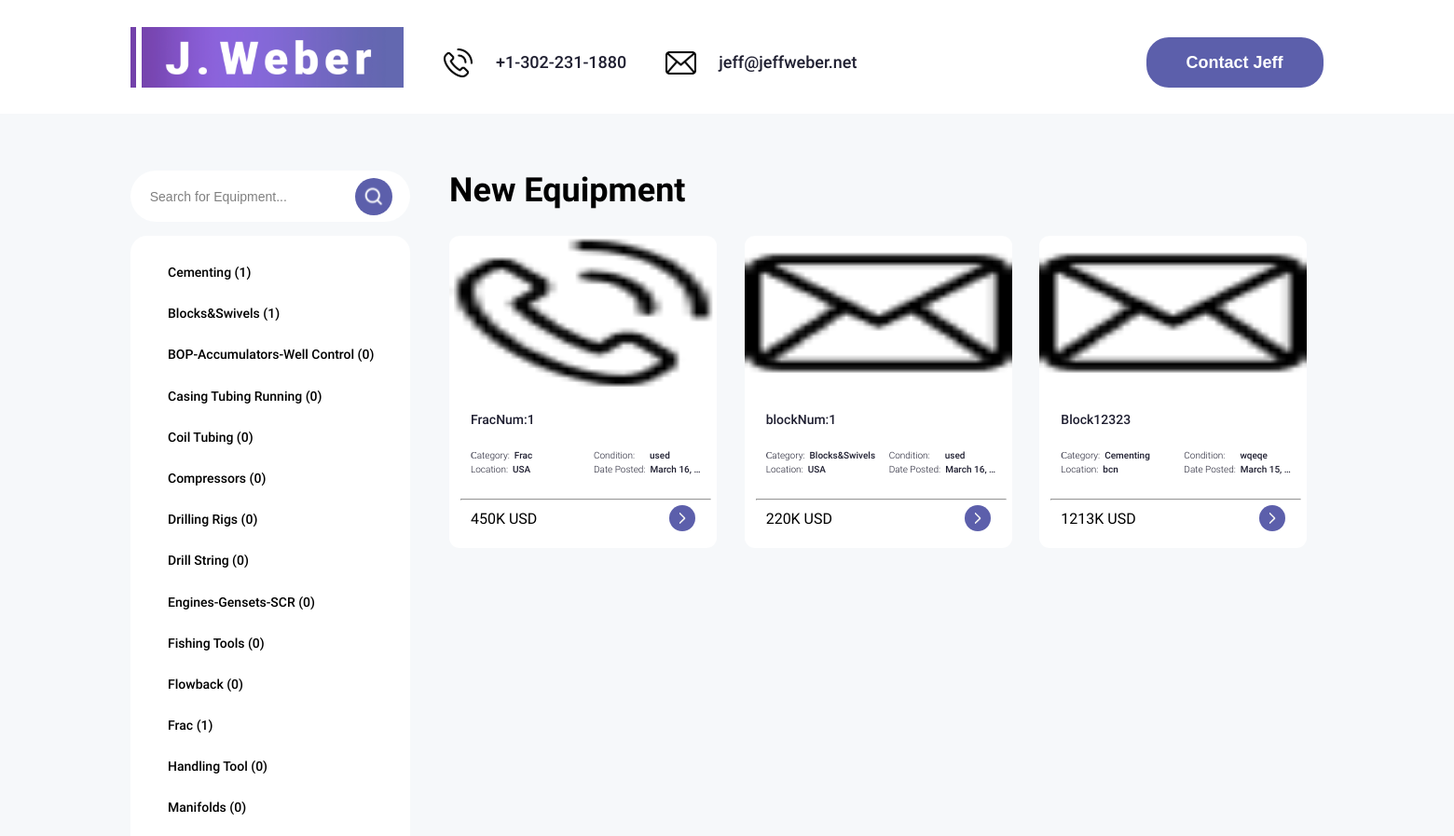
/ (upper part), run on an earlier commit of the app's database.
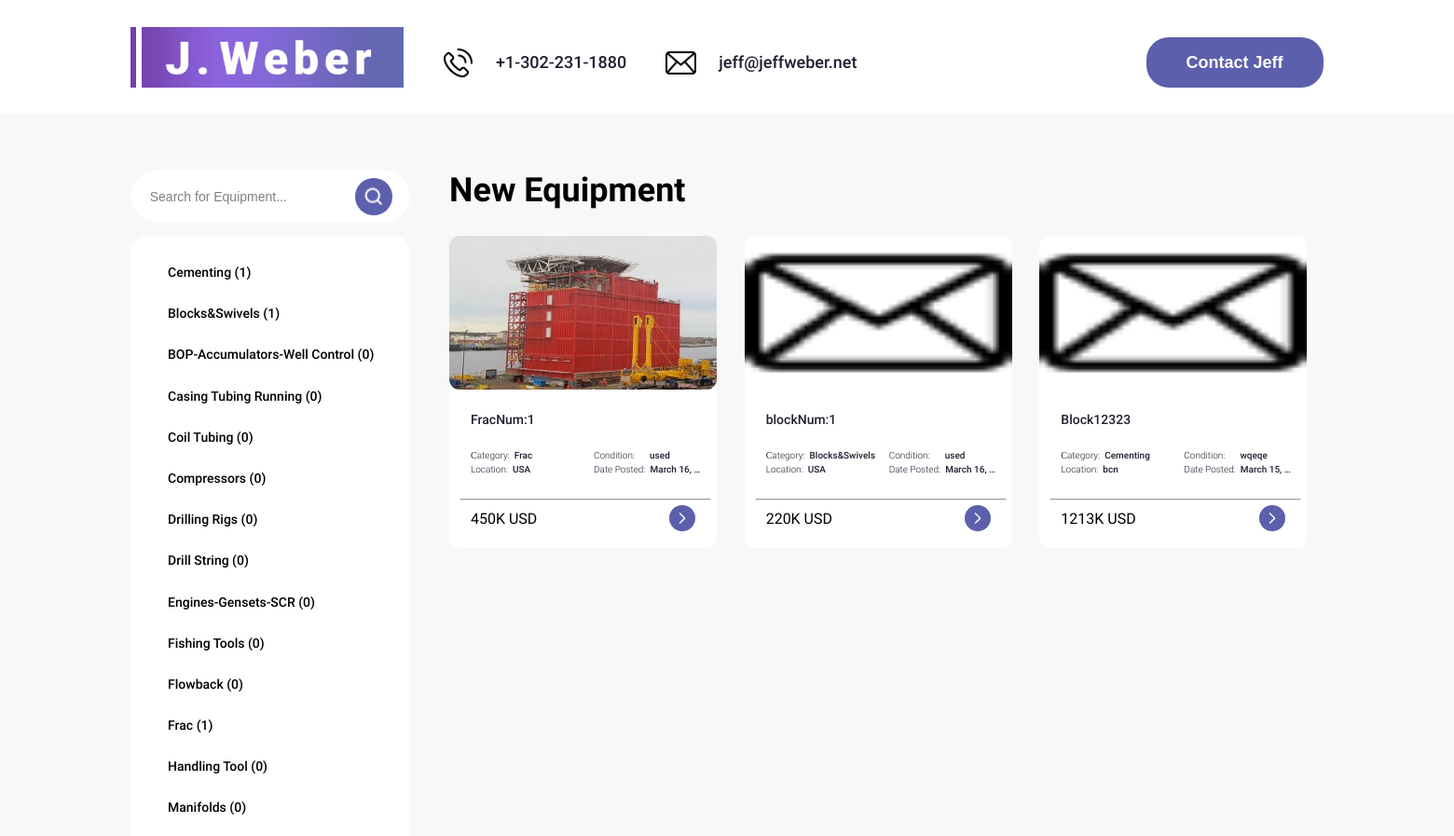
And on a later commit of the database.
### website/models.py (models this page shows, shortened)
class Category (models.Model):
    name = models.CharField(max_length=1000, verbose_name='category name')
    slug = models.SlugField(unique=True)
    objects = CategoryManager()
    def get_absolute_url(self):
        return reverse('category_detail', kwargs={'slug':self.slug})

class Product (models.Model):
    MIN_RESOLUTION = (400, 400)
    class Meta:
        abstract = True
    category = models.ForeignKey(Category, verbose_name='Category', on_delete=models.CASCADE)
    title = models.CharField(max_length=1000, verbose_name='Title')
    slug = models.SlugField(unique=True)
    image = models.ImageField(verbose_name='Image')
    condition = models.CharField(max_length=50, verbose_name='Condition')
    quantity = models.IntegerField(verbose_name='Quantity product')
    location = models.TextField(max_length=100)
    data_posted = models.DateField(auto_now=False, verbose_name='Date')
    price = models.DecimalField(max_digits=9, decimal_places=0, verbose_name='Price')
    description = models.TextField(verbose_name='Description', null=True)

class Frac (Product):
    def get_absolute_url(self):
        return get_product_url(self, 'product_detail')

class BlocksSwivels(Product):
    def get_absolute_url(self):
        return get_product_url(self, 'product_detail')

class Cementing(Product):
    def get_absolute_url(self):
        return get_product_url(self, 'product_detail')

### website/views.py (the view)
# urls.py: path('', BaseView.as_view(), name='base'),
class BaseView (View):
    def get (self, request, *args, **kwargs):
        categories = Category.objects.get_categories_for_left_sidebar()
        products = LatestProducts.objects.get_products_for_main_page('blocksswivels', 'octg', 'welltest', 'wireline', 'wellserviceworkover', 'thrutubing', 'subsea', 'snubbing', 'pumps', 'slickline', 'offshore', 'mudpumpsconditioning', 'nitrogen', 'manifold', 'miscellaneou', 'handlingtool', 'fishingtool', 'flowback', 'bopaccumulatorswellcontrol', 'enginesgensetsscr', 'casingtubingrunning', 'cementing', 'drillingrig', 'drillstring', 'frac', 'coiltubing', 'compressor', 'topdrive',)
        context = {
            'categories': categories,
            'products':products
        }
        return render(request, 'base.html', context)

### website/models.py (called while the page is built, shortened)
def get_models_for_count(*model_names):
    return [models.Count(model_name)for model_name in model_names]

def get_product_url(obj, viewname):
    ct_model = obj.__class__._meta.model_name
    return reverse(viewname, kwargs={'ct_model': ct_model, 'slug': obj.slug})

    @staticmethod
    def get_products_for_main_page(*args, **kwargs):
        with_respect_to = kwargs.get('with_respect_to')
        products = []
        ct_models = ContentType.objects.filter(model__in=args)
        for ct_model in ct_models:
            model_products = ct_model.model_class()._base_manager.all().order_by('-id')[:5]
            products.extend(model_products)
        return products

    def get_queryset(self):
        return super().get_queryset()

    def get_categories_for_left_sidebar(self):
        models = get_models_for_count('blocksswivels', 'bopaccumulatorswellcontrol', 'casingtubingrunning', 'cementing', 'coiltubing', 'compressor', 'drillstring', 'drillingrig', 'enginesgensetsscr', 'fishingtool', 'flowback', 'frac', 'handlingtool', 'manifold', 'miscellaneou', 'mudpumpsconditioning', 'nitrogen', 'octg', 'offshore', 'pumps', 'slickline', 'snubbing', 'subsea', 'thrutubing', 'wellserviceworkover', 'welltest', 'wireline', 'topdrive')
        qs = list(self.get_queryset().annotate(*models))
        data = [
            dict(name=c.name, url=c.get_absolute_url(), count=getattr(c, self.CATEGORY_NAME_COUNT_NAME[c.name]))
            for c in qs
        ]
        return data

### website/templates/base.html (shortened to what this page needs)
{% load static %}
<!DOCTYPE html>
<html lang="en">
{% block head %}
<head>
    <link rel="stylesheet" href="{% static 'styles/style.css'%}">
</head>
{% endblock %}
<body>
    {% block header %}
    <header class="header">
        <div class="wrapper">
           <div class="header_wrapper">
               <div class="header_logo">
                   <a href="/jeffweber/base" class="header_logo-link">
                       <img src="{% static 'img/svg/logo.svg'%}" alt="logo" class="header_logo-pic">
                   </a>
               </div>
               <nav class="header_nav">
                   <div class="header_block">
                       <ul class="header_list">
                           <li class="header_item">
                               <div class="nav_wrapper">
                                   <img src="{% static 'img/svg/icon_phone.svg'%}" alt="icon phone" class="icon_phone">
                                   <a href="#!" class="header_link">+1-302-231-1880</a>
                               </div>
                           </li>
                           <li class="header_item">
                               <div class="nav_wrapper">
                                   <img src="{% static 'img/svg/icon_message.svg'%}" alt="icon email" class="icon_email">
                                   <a href="#!" class="header_link">jeff@jeffweber.net</a>
                               </div>
                           </li>
                       </ul>
                       <button class="btn" data-modal>Contact Jeff</button>
                   </div>
               </nav>
           </div>
        </div>
    </header>
    {% endblock %}
    <main class="main">
        <section class="intro">
            <div class="wrapper">
                {% block left %}
                <div class="left_block">
                     <form class="search-form">
                        <div class="search_wrapper">
                            <input type="text" class="search_input" value="Search for Equipment...">
                            <div class="search_button">
                                <img src="{% static 'img/svg/lupa.svg'%}" alt="" class="search_icon" >
                            </div>
                        </div>
                    </form>
                    <form class="categories-form">
                        <div class="categories_wrapper">
                            <ul class="categories_items">
                                {% for category in categories %}
                                <li class="categories_item">
                                    <a href="{{ category.url }}" >{{ category.name }} ({{ category.count }})</a>
                                </li>
                                {% endfor %}
                            </ul>
                        </div>
                    </form>
                </div>
                {% endblock %}
                {% block right %}
                <div class="right_block">
                    <div class="title_right_block">
                        <h1>New Equipment</h1>
                    </div>
                    <div class="right_wrapper">
                        {% for product in products %}
                        <div class="card">
                            <a href="{{ product.get_absolute_url }}" ><img class="card_image"src="{{ product.image.url }}" alt=""></a>
                            <div class="card_descr">
                                <div class="card_title">
                                    <a href="{{ product.get_absolute_url }}">{{ product.title }}</a>
                                </div>
                                <div class="card_subtitle">
                                    <div class="title_category">
                                        <h1>Сategory:</h1>
                                        <a class="category_value" href="#!" >{{ product.category.name }}</a>
                                    </div>
                                    <div class="title_condition">
                                        <h1>Condition:</h1>
                                        <a href="#!" class="condition_value" >{{ product.condition }}</a>
                                    </div>
                                    <div class="title_location">
                                        <h1>Location:</h1>
                                        <a href="#!" class="location_value" >{{ product.location }}</a>
                                    </div>
                                    <div class="title_date">
                                        <h1>Date Posted:</h1>
                                        <a href="#!" class="date_value">{{ product.data_posted }}</a>
                                    </div>
                                </div>
                                <hr>
                                <div class="card_footer">
                                    <div class="card_price">{{ product.price }}K USD</div>
                                        <a href="{{ product.get_absolute_url }}" class="card_button">
                                            <img src="{% static 'img/svg/button_right_block.svg'%}" alt="#!" class="card_icon">
                                        </a>
                                </div>
                            </div>
                        </div>
                        {% endfor %}
                    </div>
                </div>
                <div class="show_more">
                </div>
                {% endblock %}
            </div>
        </section>
    </main>
</body>
</html>

What changed in the data, as far as the page shows it:
changed Frac "FracNum:1": image: a different picture
